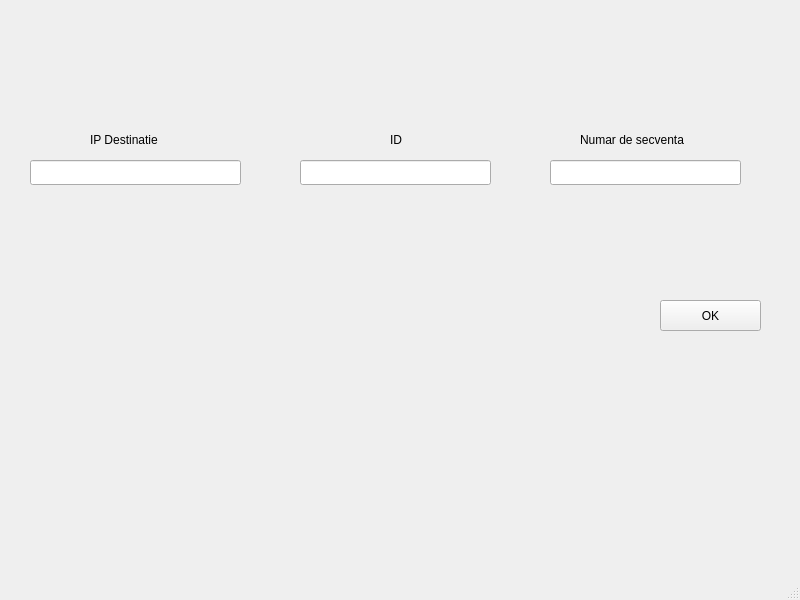
<?xml version="1.0" encoding="UTF-8"?>
<ui version="4.0">
 <class>ICMP</class>
 <widget class="QMainWindow" name="ICMP">
  <property name="geometry">
   <rect>
    <x>0</x>
    <y>0</y>
    <width>800</width>
    <height>600</height>
   </rect>
  </property>
  <property name="windowTitle">
   <string>MainWindow</string>
  </property>
  <widget class="QWidget" name="centralwidget">
   <widget class="QLineEdit" name="lineEdit">
    <property name="geometry">
     <rect>
      <x>30</x>
      <y>160</y>
      <width>211</width>
      <height>25</height>
     </rect>
    </property>
   </widget>
   <widget class="QLabel" name="label">
    <property name="geometry">
     <rect>
      <x>90</x>
      <y>130</y>
      <width>111</width>
      <height>20</height>
     </rect>
    </property>
    <property name="text">
     <string>IP Destinatie</string>
    </property>
   </widget>
   <widget class="QLineEdit" name="lineEdit_2">
    <property name="geometry">
     <rect>
      <x>300</x>
      <y>160</y>
      <width>191</width>
      <height>25</height>
     </rect>
    </property>
   </widget>
   <widget class="QLabel" name="label_2">
    <property name="geometry">
     <rect>
      <x>390</x>
      <y>130</y>
      <width>63</width>
      <height>20</height>
     </rect>
    </property>
    <property name="text">
     <string>ID</string>
    </property>
   </widget>
   <widget class="QLineEdit" name="lineEdit_3">
    <property name="geometry">
     <rect>
      <x>550</x>
      <y>160</y>
      <width>191</width>
      <height>25</height>
     </rect>
    </property>
   </widget>
   <widget class="QLabel" name="label_3">
    <property name="geometry">
     <rect>
      <x>580</x>
      <y>130</y>
      <width>131</width>
      <height>20</height>
     </rect>
    </property>
    <property name="text">
     <string>Numar de secventa</string>
    </property>
   </widget>
   <widget class="QPushButton" name="pushButton">
    <property name="geometry">
     <rect>
      <x>660</x>
      <y>300</y>
      <width>101</width>
      <height>31</height>
     </rect>
    </property>
    <property name="text">
     <string>OK</string>
    </property>
   </widget>
  </widget>
  <widget class="QMenuBar" name="menubar">
   <property name="geometry">
    <rect>
     <x>0</x>
     <y>0</y>
     <width>800</width>
     <height>26</height>
    </rect>
   </property>
  </widget>
  <widget class="QStatusBar" name="statusbar"/>
 </widget>
 <resources/>
 <connections/>
</ui>
